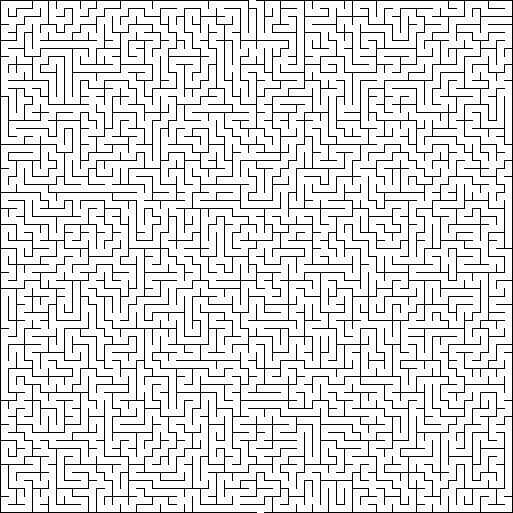
#> input picture MAZE_0.png, 1026 x 1026 px, found by its file name (shown at 1/2 size); the run also reads 1 picture not shown here
$ python train.py
#> lines starting #> are read from the running program, lines starting #| are printed output that depends on the picture
### maze_reader.py
"""
maze_reader.py
==============
Loads and inspects a maze image pair:
  - MAZE_0.png  →  wall layout
  - MAZE_1.png  →  hazard overlay

Public API
----------
load_maze(path)                           → (image_array, h_walls, v_walls)
find_start_goal(h_walls)                  → (start, goal)
get_start(h_walls)                        → (row, col)
get_goal(h_walls)                         → (row, col)

load_hazards(path)                        → {(row, col): Hazard}
print_summary(h_walls, hazards)           → prints maze summary

cell_center(row, col)                     → (x, y) pixel coords of cell centre

# Movement
in_bounds(row, col)                       → bool
can_move(row, col, direction, ...)        → bool

# Hazards (simplified)
if_alive(row, col, hazards)               → bool
get_hazard(row, col, hazards)             → Hazard | None

# Dynamic fire
update_fire_in_hazards(hazards, fire_groups_full) → (updated hazards, fire_groups_full)
"""

from collections import Counter
from enum import Enum

import numpy as np
from PIL import Image

# ---------------------------------------------------------------------------
# Grid constants
# ---------------------------------------------------------------------------
GRID  = 64   # cells per side
WALL  = 2    # wall-strip width in pixels
STEP  = 16   # pixels per cell (wall shared between neighbours)
INNER = STEP - WALL  # inner cell width in pixels
ARM_LENGTH = 3  # fire arm length in cells


# ---------------------------------------------------------------------------
# Actions & directions
# ---------------------------------------------------------------------------
ACTION_DELTAS   = {0: (-1, 0), 1: (0, 1), 2: (1, 0), 3: (0, -1)}
ACTIONS         = list(ACTION_DELTAS.keys())
REVERSE_ACTION  = {0: 2, 1: 3, 2: 0, 3: 1}
ACTION_NAMES    = {0: "UP", 1: "RIGHT", 2: "DOWN", 3: "LEFT"}

# ---------------------------------------------------------------------------
# Hazard definitions
# ---------------------------------------------------------------------------
class Hazard(Enum):
    FIRE       = "fire"
    CONFUSION  = "confusion"
    TP_GREEN   = "tp_green"
    TP_YELLOW  = "tp_yellow"
    TP_PURPLE  = "tp_purple"
    TP_RED     = "tp_red"

HAZARD_LABELS = {
    Hazard.FIRE:      "FIRE",
    Hazard.CONFUSION: "CONFUSION",
    Hazard.TP_GREEN:  "TP_GREEN",
    Hazard.TP_YELLOW: "TP_YELLOW",
    Hazard.TP_PURPLE: "TP_PURPLE",
    Hazard.TP_RED:    "TP_RED",
}

# ---------------------------------------------------------------------------
# Coordinate helpers
# ---------------------------------------------------------------------------
def cell_center(row, col):
    """Return pixel (x, y) at the centre of cell (row, col)."""
    x = WALL + col * STEP + INNER // 2
    y = WALL + row * STEP + INNER // 2
    return x, y

# ---------------------------------------------------------------------------
# Wall loading
# ---------------------------------------------------------------------------
def load_maze(path="MAZE_0.png"):
#> called with path = 'TestMazes/maze-alpha/MAZE_0.png'
    image = np.array(Image.open(path).convert("RGB"))
#> image: shape (1026, 1026, 3); 87.2% white; black in thin lines or dots
    black = np.zeros(3, dtype=np.uint8)

    v_walls = np.full((GRID, GRID + 1), False)
    h_walls = np.full((GRID + 1, GRID), False)

    for row in range(GRID):
        y0 = WALL + row * STEP
        y1 = y0 + INNER
        for wi in range(GRID + 1):
            strip = image[y0:y1, wi * STEP: wi * STEP + WALL]
            v_walls[row, wi] = np.mean(np.all(strip == black, axis=2)) > 0.5
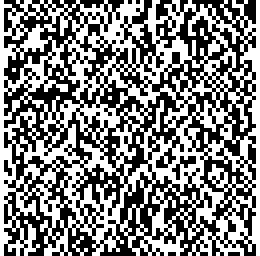
#> v_walls: shape (64, 65) bool (shown 4 times larger); 50.7% white; black in thin lines or dots

    for wi in range(GRID + 1):
        y0, y1 = wi * STEP, wi * STEP + WALL
        for col in range(GRID):
            x0 = WALL + col * STEP
            strip = image[y0:y1, x0: x0 + INNER]
            h_walls[wi, col] = np.mean(np.all(strip == black, axis=2)) > 0.5
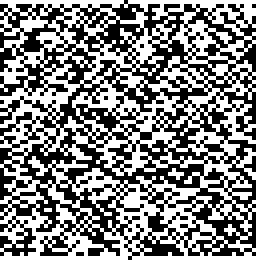
#> h_walls: shape (65, 64) bool (shown 4 times larger); 50.8% white; black in thin lines or dots

    return image, h_walls, v_walls


def find_start_goal(h_walls):
    """
    Find the open entry gap (bottom edge) and exit gap (top edge).

    Returns
    -------
    start : (row, col)
    goal  : (row, col)
    """
    start = (GRID - 1, int(np.where(~h_walls[-1])[0][0]))
    goal  = (0,        int(np.where(~h_walls[0])[0][0]))
    return start, goal


# ---------------------------------------------------------------------------
# Hazard loading
# ---------------------------------------------------------------------------
def _classify_color(r, g, b):
    """Map an average RGB value to a Hazard type, or None if unrecognised."""

    # confusion
    if 155 <= r <= 195 and 110 <= g <= 160 and 55 <= b <= 85:
        return Hazard.CONFUSION

    # fire
    if r >= 220 and 85 <= g <= 160 and 20 <= b <= 100 and (r - g) > 70:
        return Hazard.FIRE

    # green teleporter
    if g > 170 and b > 100 and r < 170:
        return Hazard.TP_GREEN

    # yellow / orange teleporter
    if r > 180 and g > 130 and b < 110:
        return Hazard.TP_YELLOW

    # purple teleporter
    if r > 90 and r < 210 and g < 150 and b > 140:
        return Hazard.TP_PURPLE

    if r > 200 and g < 100 and b < 100:
        return Hazard.TP_RED

    return None


def load_hazards(path="MAZE_1.png"):
    """
    Detect hazard type for every cell by sampling a 10×10 pixel patch
    around the cell centre, filtering out background pixels, then
    classifying the remaining colour.

    Returns
    -------
    hazards : dict  {(row, col): Hazard}
    """
#> called with path = 'TestMazes/maze-alpha/MAZE_1.png'
    img = np.array(Image.open(path).convert("RGB"))
#> (the rest of the program and of its run is left out)
